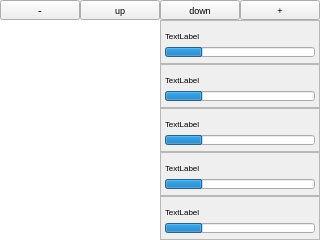
<?xml version="1.0" encoding="UTF-8"?>
<ui version="4.0">
 <class>MainWindow</class>
 <widget class="QMainWindow" name="MainWindow">
  <property name="geometry">
   <rect>
    <x>0</x>
    <y>0</y>
    <width>320</width>
    <height>240</height>
   </rect>
  </property>
  <property name="windowTitle">
   <string>MainWindow</string>
  </property>
  <widget class="QWidget" name="centralwidget">
   <widget class="QFrame" name="mainFrame">
    <property name="geometry">
     <rect>
      <x>160</x>
      <y>20</y>
      <width>160</width>
      <height>220</height>
     </rect>
    </property>
    <property name="frameShape">
     <enum>QFrame::NoFrame</enum>
    </property>
    <property name="frameShadow">
     <enum>QFrame::Plain</enum>
    </property>
    <widget class="QFrame" name="item0_frame">
     <property name="geometry">
      <rect>
       <x>0</x>
       <y>0</y>
       <width>160</width>
       <height>44</height>
      </rect>
     </property>
     <property name="frameShape">
      <enum>QFrame::StyledPanel</enum>
     </property>
     <property name="frameShadow">
      <enum>QFrame::Raised</enum>
     </property>
     <widget class="QLabel" name="item0_label">
      <property name="geometry">
       <rect>
        <x>5</x>
        <y>8</y>
        <width>150</width>
        <height>15</height>
       </rect>
      </property>
      <property name="font">
       <font>
        <pointsize>6</pointsize>
       </font>
      </property>
      <property name="text">
       <string>TextLabel</string>
      </property>
     </widget>
     <widget class="QProgressBar" name="item0_pbar">
      <property name="geometry">
       <rect>
        <x>5</x>
        <y>27</y>
        <width>150</width>
        <height>10</height>
       </rect>
      </property>
      <property name="value">
       <number>25</number>
      </property>
      <property name="textVisible">
       <bool>false</bool>
      </property>
     </widget>
    </widget>
    <widget class="QFrame" name="item1_frame">
     <property name="geometry">
      <rect>
       <x>0</x>
       <y>44</y>
       <width>160</width>
       <height>44</height>
      </rect>
     </property>
     <property name="frameShape">
      <enum>QFrame::StyledPanel</enum>
     </property>
     <property name="frameShadow">
      <enum>QFrame::Raised</enum>
     </property>
     <widget class="QLabel" name="item1_label">
      <property name="geometry">
       <rect>
        <x>5</x>
        <y>8</y>
        <width>150</width>
        <height>15</height>
       </rect>
      </property>
      <property name="font">
       <font>
        <pointsize>6</pointsize>
       </font>
      </property>
      <property name="text">
       <string>TextLabel</string>
      </property>
     </widget>
     <widget class="QProgressBar" name="item1_pbar">
      <property name="geometry">
       <rect>
        <x>5</x>
        <y>27</y>
        <width>150</width>
        <height>10</height>
       </rect>
      </property>
      <property name="value">
       <number>25</number>
      </property>
      <property name="textVisible">
       <bool>false</bool>
      </property>
     </widget>
    </widget>
    <widget class="QFrame" name="item2_frame">
     <property name="geometry">
      <rect>
       <x>0</x>
       <y>88</y>
       <width>160</width>
       <height>44</height>
      </rect>
     </property>
     <property name="frameShape">
      <enum>QFrame::StyledPanel</enum>
     </property>
     <property name="frameShadow">
      <enum>QFrame::Raised</enum>
     </property>
     <widget class="QLabel" name="item2_label">
      <property name="geometry">
       <rect>
        <x>5</x>
        <y>8</y>
        <width>150</width>
        <height>15</height>
       </rect>
      </property>
      <property name="font">
       <font>
        <pointsize>6</pointsize>
       </font>
      </property>
      <property name="text">
       <string>TextLabel</string>
      </property>
     </widget>
     <widget class="QProgressBar" name="item2_pbar">
      <property name="geometry">
       <rect>
        <x>5</x>
        <y>27</y>
        <width>150</width>
        <height>10</height>
       </rect>
      </property>
      <property name="value">
       <number>25</number>
      </property>
      <property name="textVisible">
       <bool>false</bool>
      </property>
     </widget>
    </widget>
    <widget class="QFrame" name="item3_frame">
     <property name="geometry">
      <rect>
       <x>0</x>
       <y>132</y>
       <width>160</width>
       <height>44</height>
      </rect>
     </property>
     <property name="frameShape">
      <enum>QFrame::StyledPanel</enum>
     </property>
     <property name="frameShadow">
      <enum>QFrame::Raised</enum>
     </property>
     <widget class="QLabel" name="item3_label">
      <property name="geometry">
       <rect>
        <x>5</x>
        <y>8</y>
        <width>150</width>
        <height>15</height>
       </rect>
      </property>
      <property name="font">
       <font>
        <pointsize>6</pointsize>
       </font>
      </property>
      <property name="text">
       <string>TextLabel</string>
      </property>
     </widget>
     <widget class="QProgressBar" name="item3_pbar">
      <property name="geometry">
       <rect>
        <x>5</x>
        <y>27</y>
        <width>150</width>
        <height>10</height>
       </rect>
      </property>
      <property name="value">
       <number>25</number>
      </property>
      <property name="textVisible">
       <bool>false</bool>
      </property>
     </widget>
    </widget>
    <widget class="QFrame" name="item4_frame">
     <property name="geometry">
      <rect>
       <x>0</x>
       <y>176</y>
       <width>160</width>
       <height>44</height>
      </rect>
     </property>
     <property name="frameShape">
      <enum>QFrame::StyledPanel</enum>
     </property>
     <property name="frameShadow">
      <enum>QFrame::Raised</enum>
     </property>
     <widget class="QLabel" name="item4_label">
      <property name="geometry">
       <rect>
        <x>5</x>
        <y>8</y>
        <width>150</width>
        <height>15</height>
       </rect>
      </property>
      <property name="font">
       <font>
        <pointsize>6</pointsize>
       </font>
      </property>
      <property name="text">
       <string>TextLabel</string>
      </property>
     </widget>
     <widget class="QProgressBar" name="item4_pbar">
      <property name="geometry">
       <rect>
        <x>5</x>
        <y>27</y>
        <width>150</width>
        <height>10</height>
       </rect>
      </property>
      <property name="value">
       <number>25</number>
      </property>
      <property name="textVisible">
       <bool>false</bool>
      </property>
     </widget>
    </widget>
   </widget>
   <widget class="QFrame" name="topBar_frame">
    <property name="geometry">
     <rect>
      <x>0</x>
      <y>0</y>
      <width>320</width>
      <height>20</height>
     </rect>
    </property>
    <property name="frameShape">
     <enum>QFrame::NoFrame</enum>
    </property>
    <property name="frameShadow">
     <enum>QFrame::Plain</enum>
    </property>
    <widget class="QPushButton" name="topBar_button0">
     <property name="geometry">
      <rect>
       <x>0</x>
       <y>0</y>
       <width>80</width>
       <height>20</height>
      </rect>
     </property>
     <property name="font">
      <font>
       <pointsize>8</pointsize>
      </font>
     </property>
     <property name="text">
      <string>-</string>
     </property>
     <property name="autoRepeat">
      <bool>true</bool>
     </property>
    </widget>
    <widget class="QPushButton" name="topBar_button3">
     <property name="geometry">
      <rect>
       <x>240</x>
       <y>0</y>
       <width>80</width>
       <height>20</height>
      </rect>
     </property>
     <property name="font">
      <font>
       <pointsize>7</pointsize>
      </font>
     </property>
     <property name="text">
      <string>+</string>
     </property>
     <property name="autoRepeat">
      <bool>true</bool>
     </property>
    </widget>
    <widget class="QPushButton" name="topBar_button2">
     <property name="geometry">
      <rect>
       <x>160</x>
       <y>0</y>
       <width>80</width>
       <height>20</height>
      </rect>
     </property>
     <property name="font">
      <font>
       <pointsize>7</pointsize>
      </font>
     </property>
     <property name="text">
      <string>down</string>
     </property>
    </widget>
    <widget class="QPushButton" name="topBar_button1">
     <property name="geometry">
      <rect>
       <x>80</x>
       <y>0</y>
       <width>80</width>
       <height>20</height>
      </rect>
     </property>
     <property name="font">
      <font>
       <pointsize>7</pointsize>
      </font>
     </property>
     <property name="text">
      <string>up</string>
     </property>
    </widget>
   </widget>
   <widget class="QGraphicsView" name="graphicsView">
    <property name="geometry">
     <rect>
      <x>0</x>
      <y>20</y>
      <width>160</width>
      <height>220</height>
     </rect>
    </property>
    <property name="mouseTracking">
     <bool>true</bool>
    </property>
    <property name="autoFillBackground">
     <bool>true</bool>
    </property>
    <property name="frameShape">
     <enum>QFrame::NoFrame</enum>
    </property>
    <property name="frameShadow">
     <enum>QFrame::Plain</enum>
    </property>
   </widget>
  </widget>
 </widget>
 <resources/>
 <connections/>
</ui>
